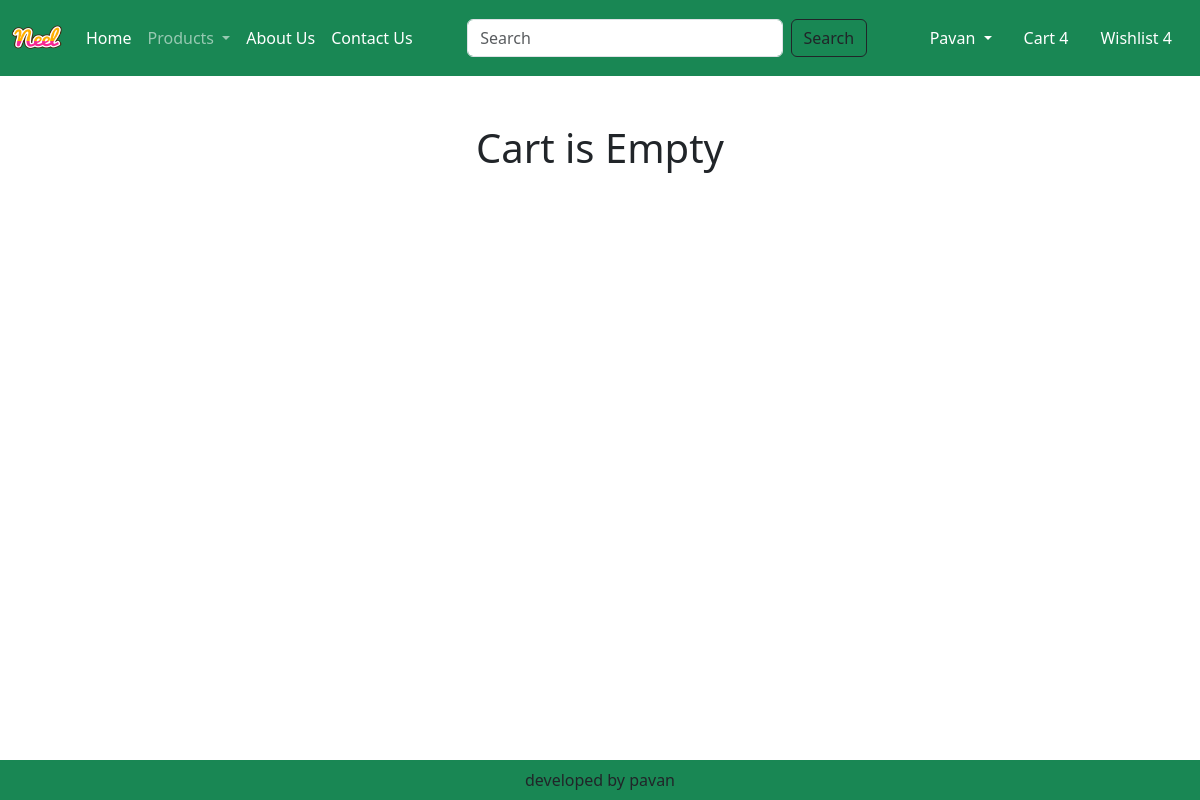
The app's page /cart/ (signed in), older data.
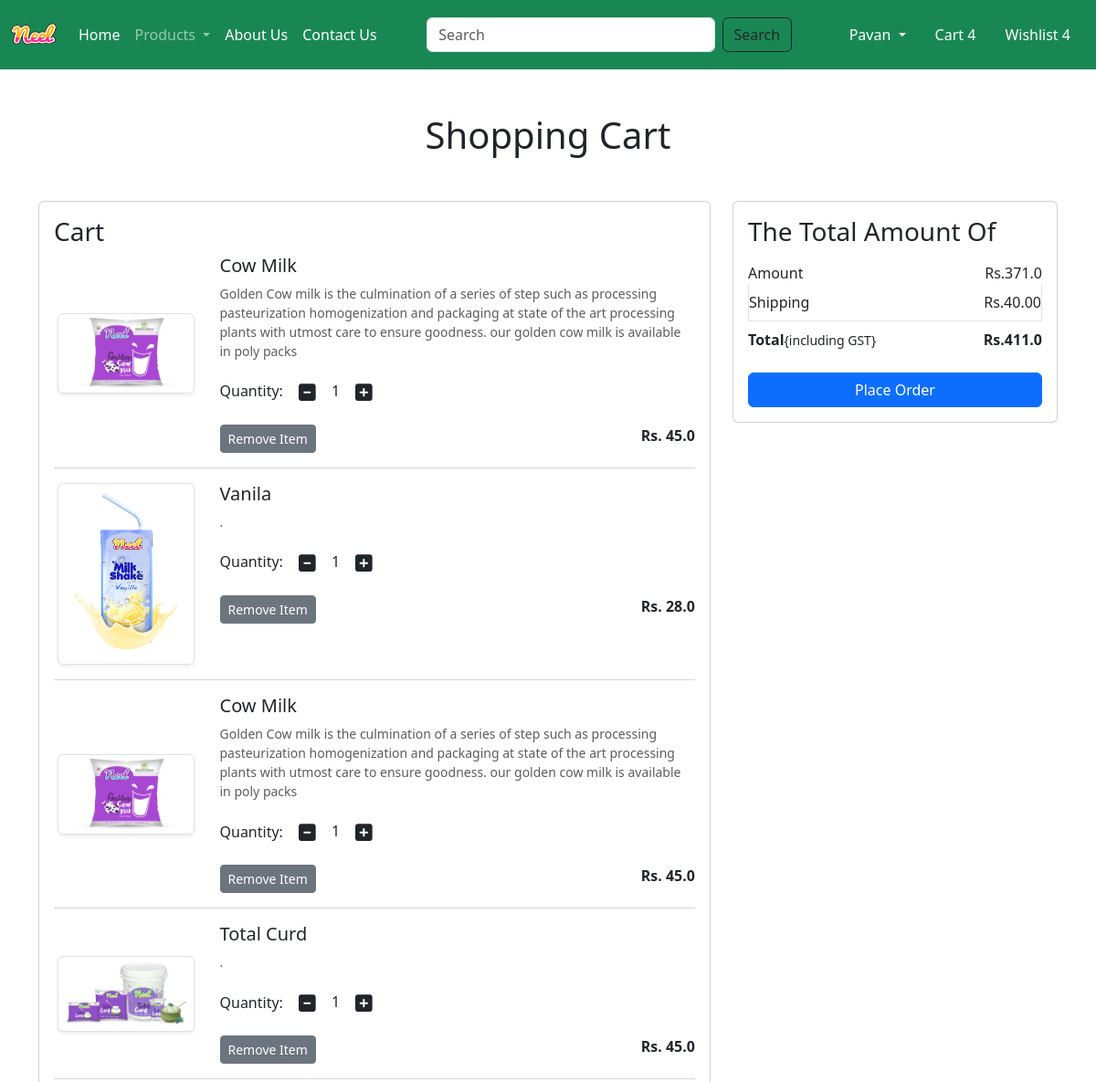
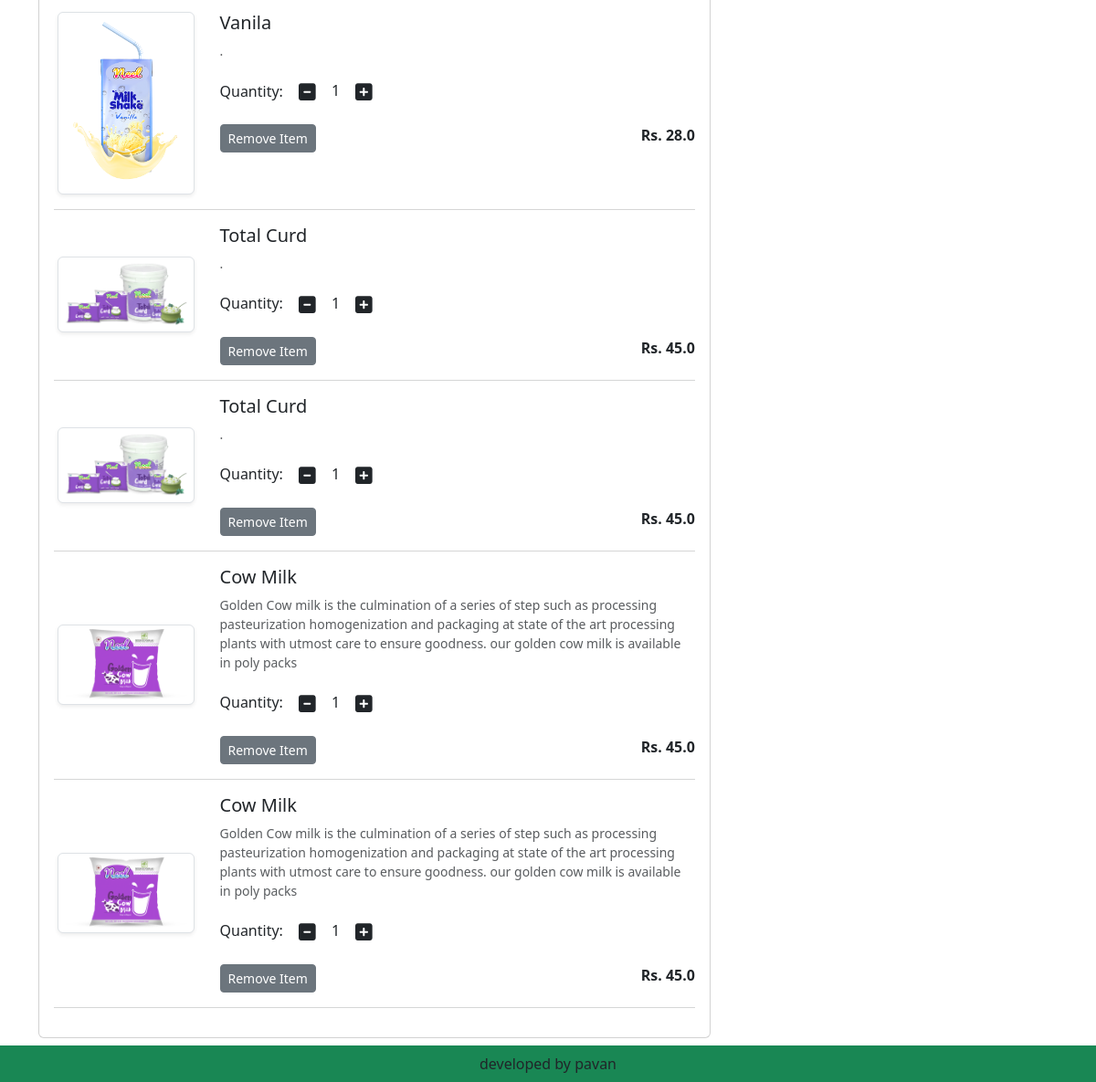
The same page, newer data (2 pictures, top to bottom).
### app/models.py (models this page shows, shortened)
class Cart(models.Model):
    user = models.ForeignKey(User,on_delete=models.CASCADE)
    product = models.ForeignKey(Product , on_delete=models.CASCADE)
    quantity = models.PositiveBigIntegerField(default=1)

class Product(models.Model):
    title = models.CharField(max_length=100)
    selling_price = models.FloatField()
    discounted_price = models.FloatField()
    description = models.TextField()
    composition = models.TextField(default='')
    prodapp = models.TextField(default='')
    category = models.CharField(choices=CATEGORY_CHOICES, max_length=2)
    product_image = models.ImageField(upload_to='product')

### app/views.py (the view)
# urls.py: path('cart/', views.show_cart, name = 'showcart'),
def show_cart(request):
    user = request.user
    cart = Cart.objects.filter(user=user)
    amount = 0
    for p in cart:
        value = p.quantity * p.product.discounted_price
        amount = amount + value
    totalamount = amount + 40
    return render(request  ,'app/addtocart.html',locals())

### templates/app/addtocart.html (shortened to what this page needs)
{% extends "app/base.html" %}
{% load static %}
{% block main-content %}
<div class="container my-5">
    <div class="row">
        {% if cart %}
            <h1 class="text-center mb-5">Shopping Cart</h1>
            <div class="col-sm-8">
                <div class="card">
                    <div class="card-body">
                        <h3>Cart</h3>
                        {% for item in cart %}
                        <div class="row">
                            <div class="col-sm-3 text-center align-self-center">
                                <img src="{{item.product.product_image.url}}" alt="" srcset="" class="img-fluid img-thumbnail shadow-sm" height="150" width="150">
                            </div>
                            <div class="col-sm-9">
                                <div>
                                    <h5>{{item.product.title}}</h5>
                                    <p class="mb-2 text-muted small">{{item.product.description}} </p>
                                    <div class="my-3">
                                        <label for="quantity">Quantity:</label>
                                        <a class="minus-cart btn" pid="{{item.product.id}}"><i class="fas fa-minus-square fa-lg"></i></a>
                                            <span id="qunatity">{{item.quantity}}</span>
                                        <a class="plus-cart btn" pid="{{item.product.id}}"><i class="fas fa-plus-square fa-lg"></i></a>
                                    </div>
                                    <div class="d-flex justify-content-between">
                                        <a href="#" class="remove-cart btn btn-sm btn-secondary mr-3" pid="{{item.product.id}}">Remove Item</a>
                                        <p class="mb-0"><span><strong>Rs. {{item.product.discounted_price}}</strong></span></p>
                                    </div>
                                </div>
                            </div>
                        </div>
                        <hr class="text-muted">
                        {% endfor %}
                    </div>
                </div>
            </div>
            <div class="col-sm-4">
                <div class="card">
                    <div class="card-body">
                        <h3>The Total Amount Of</h3>
                        <ul class="list-group">
                            <li class="list-group-item d-flex justify-content-between align-items-center border-0 px-0 pb-0">
                                Amount <span id="amount">Rs.{{amount}}</span>
                            </li>
                            <li class="list-group-item d-flex justify-content-between align-items-center px-0 ">
                                Shipping <span>Rs.40.00</span>
                            </li>
                            <li class="list-group-item d-flex justify-content-between align-items-center border-0 px-0 mb-3">
                            <div>
                                    <strong>Total</strong><small>{including GST}</small>
                            </div>
                            <span id="totalamount"><strong>Rs.{{totalamount}}</strong></span>
                            </li>
                        </ul>
                        <div class="d-grid">
                            <a href="{% url 'checkout' %}" class="btn btn-primary">Place Order</a>
                        </div>
                    </div>
                </div>
            </div>
            {% else %}
            <h1 class="text-center mb-5">Cart is Empty</h1>
        {% endif %}
    </div>
</div>
{% endblock main-content %}

### templates/app/base.html (shortened to what this page needs)
{% load static %}
<!doctype html>
<html lang="en">
  <head>
    <link href="https://cdn.jsdelivr.net/npm/bootstrap@5.3.8/dist/css/bootstrap.min.css" rel="stylesheet">
    <link rel="stylesheet" href="https://cdnjs.cloudflare.com/ajax/libs/font-awesome/5.15.1/css/all.min.css">
    <link rel="stylesheet" href="{% static 'app/css/all.min.css' %}">
    <link rel="stylesheet" href="{% static 'app/css/owl.carousel.min.css' %}">
    <link rel="stylesheet" href="{% static 'app/css/style.css' %}">
  </head>
  <body>
<nav class="navbar navbar-expand-lg navbar-dark bg-success">
  <div class="container-fluid">
    <a class="navbar-brand" href="#">
      <img src="{% static 'app/images/Neel.png' %}" width="50" height="50" alt="Logo" />
    </a>
    <div class="collapse navbar-collapse" id="navbarSupportedContent">
      <ul class="navbar-nav me-auto mb-2 mb-lg-0">
        {% if request.user.is_authenticated %}
        <li class="nav-item">
          <a class="nav-link active" aria-current="page" href="/">Home</a>
        </li>
        <li class="nav-item dropdown">
          <a class="nav-link dropdown-toggle" href="#" role="button" data-bs-toggle="dropdown" aria-expanded="false">
            Products
          </a>
        </li>
        <li class="nav-item">
          <a class="nav-link text-white" href="{% url 'about' %}">About Us</a>
        </li>
        <li class="nav-item">
          <a class="nav-link text-white" href="{% url 'contact' %}">Contact Us</a>
        </li>
      </ul>
      <form class="d-flex mx-auto" role="search" style="max-width: 400px; width: 100%;">
        <input class="form-control me-2" type="search" placeholder="Search" aria-label="Search" />
        <button class="btn btn-outline-dark" type="submit">Search</button>
      </form>
      <ul class="navbar-nav ms-auto mb-2 mb-lg-0 align-items-lg-center">
        <li class="nav-item dropdown mx-2">
          <a class="nav-link dropdown-toggle text-white" href="#" id="profileDropdown" role="button" data-bs-toggle="dropdown" aria-expanded="false">
            Pavan
          </a>
        </li>
        <li class="nav-item mx-2">
          <a class="nav-link text-white" href="{% url 'showcart' %}">Cart 4</a>
        </li>
        <li class="nav-item mx-2">
          <a class="nav-link text-white" href="#">Wishlist 4</a>
        </li>
        {% endif %}
      </ul>
    </div>
  </div>
</nav>
{% block main-content %} {% endblock main-content %}
<footer class="container-fluid fixed-bottom bg-success text-center p-2 mt-5">
  developed by pavan
</footer>
</body>
</html>

Row changes from the older to the newer data that the page shows:
added Cart: product.product_image (picture), product "Cow Milk", product.description "Golden Cow milk is the culmination of a series of step such as processing pasteurization homogenization and packaging at state of the art processing plants with utmost care to ensure goodness. our golden cow milk is available in poly packs", quantity "1", product.discounted_price "45.0"
added Cart: product.product_image (picture), product "Vanila", product.description ".", quantity "1", product.discounted_price "28.0"
added Cart: product.product_image (picture), product "Cow Milk", product.description "Golden Cow milk is the culmination of a series of step such as processing pasteurization homogenization and packaging at state of the art processing plants with utmost care to ensure goodness. our golden cow milk is available in poly packs", quantity "1", product.discounted_price "45.0"
added Cart: product.product_image (picture), product "Total Curd", product.description ".", quantity "1", product.discounted_price "45.0"
added Cart: product.product_image (picture), product "Vanila", product.description ".", quantity "1", product.discounted_price "28.0"
added Cart: product.product_image (picture), product "Total Curd", product.description ".", quantity "1", product.discounted_price "45.0"
added Cart: product.product_image (picture), product "Total Curd", product.description ".", quantity "1", product.discounted_price "45.0"
added Cart: product.product_image (picture), product "Cow Milk", product.description "Golden Cow milk is the culmination of a series of step such as processing pasteurization homogenization and packaging at state of the art processing plants with utmost care to ensure goodness. our golden cow milk is available in poly packs", quantity "1", product.discounted_price "45.0"
added Cart: product.product_image (picture), product "Cow Milk", product.description "Golden Cow milk is the culmination of a series of step such as processing pasteurization homogenization and packaging at state of the art processing plants with utmost care to ensure goodness. our golden cow milk is available in poly packs", quantity "1", product.discounted_price "45.0"
Text that changed along with them:
{{ amount }}: (not shown) → "371.0"
{{ totalamount }}: (not shown) → "411.0"
text no longer shown: "Cart is Empty"
text now shown: "Shopping Cart Cart The Total Amount Of Amount Rs. Shipping Rs.40.00 Total {including GST} Rs. Place Order"
